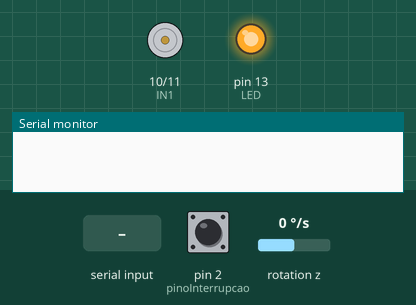
This sketch was run on a simulated Arduino Uno, built with avr-gcc and run on an emulated ATmega328P. Parts: motor-driver pin pairs drawn as motors (green arrow = first pin HIGH = forward, orange = second pin HIGH = backward, longer = more drive), output pins drawn as LEDs (lit = HIGH), the last lines printed to the serial monitor. Wiring (inferred from the names in the program): MPU-6050 motion sensor at I2C address 0x68. The test bench sets the inputs (shaded band); at power-on: rotation z 0 °/s, pin 2 (pinoInterrupcao) LOW.

Above: at 1.2 s.
1.3 s: "1\n" received over Serial
At 2.0 s:
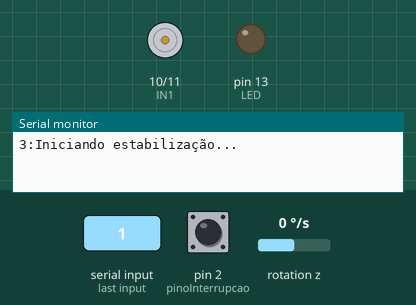
2.8 s: rotation z set to -4 °/s
At 3.92 s:
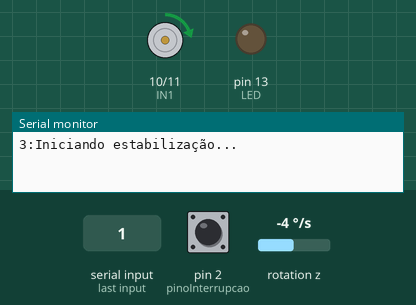
5.8 s: "3\n" received over Serial
At 7.2 s:
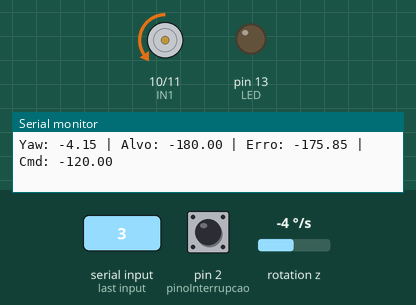
7.8 s: rotation z set to -192 °/s
At 9.4 s:
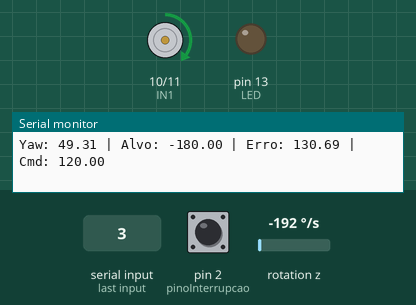
10.8 s: "1\n" received over Serial
At 11.6 s:
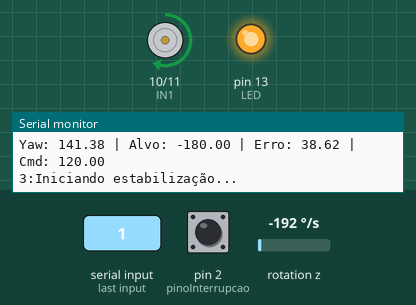
12.5 s: rotation z set to 100 °/s
Timing chart, 0 to 15.6 s (numbered marks = the images above; inputs shaded):
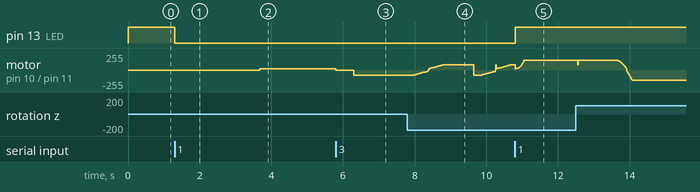

Measured:
- after the input at 1.3 s, pin 13 (LED): HIGH → LOW at once
- after the input at 2.8 s, motor on pin 10 (IN1) / pin 11 (IN2): stopped → forward 20/255 after 0.87 s, → forward 21/255 0.50 s later, → forward 22/255 1.3 s later
- after the input at 5.8 s, motor on pin 10 (IN1) / pin 11 (IN2): forward 22/255 → stopped at once, → backward 80/255 0.50 s later
- after the input at 10.8 s, pin 13 (LED): LOW → HIGH at once

The sketch:

controleDeAtitudeIaraSat_-_Placa.ino
```cpp
// ===========================================
// --- Controle de Atitude ---
// ===========================================
// Define o modo de controle (pode ser usado para alternar entre diferentes algoritmos)
#define CONTROLLERMODE 0
#define SERIAL_DEBUG_ENABLE 1

#define LED 13

double anguloOffset = 0;          // Ângulo adicional a ser adicionado após encontrar a luz
bool luzEncontrada = false;       // Flag indicando se já encontrou a luz
double anguloLuzEncontrada = 0;   // Ângulo onde a luz foi encontrada
bool executandoOffset = false;    // Flag indicando se está executando o movimento para o offset


// --- ESTADOS DO SISTEMA (Máquina de Estados) ---
enum MODOSistema
{
  MODOPARADO,          // O motor de reação está desligado
  MODOESTABILIZAR,     // Modo de controle de velocidade angular (cancelamento de giro)
  MODOORIENTARLUZ,    // Modo de busca e travamento na fonte de luz (LDR)
  MODOORIENTADOIS,
  BUSCAAZIMUTH
};

// Variável que armazena o estado atual de operação do satélite
MODOSistema modoAtual = MODOPARADO;

//Variável para Azimuth
double total = 0;
const int numReadings = 8;
double readings[numReadings];
int readIndex = 0;

//Variáveis de orientação para luz
bool orientado = false;
int ValorFixoVermelho, ValorFixoAzul;
int leitura = 0;
int leitura2 = 0;
int menorLuz = 0;
int anguloMaisClaro = 0;
int controle = 0;
double anguloDesejado = 0;
int alvo = 0;

// ===========================================
// ------- PINS DO HARDWARE -------
// ===========================================
#define IN1 10            // Pino de controle 1 do driver de motor (PWM)
#define IN2 11            // Pino de controle 2 do driver de motor (PWM)
#define LDRVERMELHO A0  // Sensor LDR 0 (Analog 0), Direita
#define LDRAZUL A1      // Sensor LDR 1 (Analog 1), Esquerda
#define SWANT1 7 // Switch de antena 1
#define SWANT2 8 // Switch
#define ANTIN1 9 // IN1 da Antena
#define ANTIN2 6 // IN2 da Antena
// ------------------------------

// ===========================================
// ----- Motor de Reação -----
// ===========================================
// Velocidade angular alvo para a roda de reação (usado no controle)
double velocidadeAlvo = 0;
// Fator de microstepping do driver (influencia no cálculo de velocidade)
#define MICROSTEPPING 4
// Velocidade angular máxima base da roda em passos/segundo (15 RPS * 4 microsteps)
#define VELOCIDADEMAXIMA (15 * MICROSTEPPING)
// ------------------------------------

// ===========================================
// ----- TACÔMETRO (Medidor de RPM) -----
// ===========================================
// Velocidade angular atual da roda de reação em RPS (Revoluções por Segundo)
double velocidadeAtual = 0;
// Variável volátil para contar os pulsos do tacômetro (interrupt)
volatile int contagemPulsos;
// Variável para controle de tempo da ldr1 do tacômetro
unsigned long tempoAnteriorTaco;
// Número de pulsos do encoder a cada volta completa do motor
unsigned int pulsosPorVolta = 6;
// Pino digital configurado como interrupção para o tacômetro
const byte pinoInterrupcao = 2;
// ------------------------------------

// ===========================================
// ------ MPU6050 (Giroscópio e Acelerômetro) -----
// ===========================================
#include <Wire.h>
// Endereço I2C do módulo MPU6050
#define ENDERECOMPU 0x68
// Offset de calibração para corrigir o erro do giroscópio (drift)
double erro = 0;
#define CALIBRATION_MEASUREMENTS_COUNT 200
// Ângulo de rotação acumulado (integrado do giroscópio)
double alfaSat = 0;
// Velocidade angular lida pelo giroscópio
double omegaSat = 0;
// -----------------------------------------

// ===========================================
// Variáveis para Controle de Estabilização Otimizado
// ===========================================
// Velocidade atual da roda de reação (Flywheel) em passos/s
double velocidadeAtualRoda = 0;
// Velocidade da roda no momento em que o satélite atingiu o equilíbrio
double velocidadeEquilibrio = 0;
// Flag que indica se o satélite está em estado de equilíbrio (baixa velocidade angular)
bool equilibrado = false;
// Tolerância (em °/s) para considerar o satélite "parado" ou "equilibrado"
const double zonaMorta = 1.5;
// Ganho de correção aplicado quando o satélite gira muito rápido
const double ganhoRapido = 0.03;
// Ganho de correção aplicado quando o satélite gira lentamente
const double ganhoLento = 0.01;
// Aceleração máxima permitida para a roda de reação
const double aceleracaoMaxima = 0.08;
// ------------------------------------------

// ===========================================
// ------ VARIÁVEIS DE TEMPO E FILTRO ------
// ===========================================
// Variáveis de tempo para o loop principal e cálculo de dt
long tempoAtual, tempoAnterior, tempoInicio;
// Tamanho do filtro de média móvel
const int numldr1s = 8;
// Array para armazenar as últimas ldr1s de velocidade angular (giroscópio)
double ldr1s[numldr1s];
// Índice atual para a ldr1 no array (circular buffer)
int indiceldr1 = 0;
// Soma acumulada das ldr1s para a média
double somaldr1s = 0;
// Média móvel resultante da velocidade angular
double mediaMovel = 0;
//Booleana para saber se achou fonte luminosa
bool achouLuz = false;
// -----------------------------------------

// ===========================================
// --- Constantes de Controle de Orientação ---
// ===========================================
#define TOLERANCIA 50     // pode ajustar entre 100–150 se quiser
#define MINIMOLDR 10
#define VELOCIDADEMAX 150

// Variáveis globais de referência de luz
double referenciaLuz = 0;   // ângulo salvo quando a luz é encontrada
bool luzTravada = false;    // indica se já definiu o zero da luz

// ===========================================
// --- FUNÇÕES ---
// ===========================================

// Função de interrupção: incrementa o contador de pulsos do tacômetro
void contarPulso()
{
  contagemPulsos++;
}

// Realiza a ldr1 do valor RAW do giroscópio (eixo Z)
int16_t readMPU()
{
  // Envia o endereço do registrador (0x47) para ldr1 do Gyro Z High
  Wire.beginTransmission(ENDERECOMPU);
  Wire.write(0x47);
  Wire.endTransmission(false);
  // Solicita 2 bytes (Gyro Z High e Low)
  Wire.requestFrom(ENDERECOMPU, 2, true);
  // Combina os 2 bytes e retorna o valor RAW
  return Wire.read() << 8 | Wire.read();
}

// Função de inicialização
void setup()
{
  Serial.begin(115200);
  // Configura o pino do tacômetro como entrada
  pinMode(pinoInterrupcao, INPUT);

  // Configuração do MPU
  Wire.begin();
  // Acorda o MPU (registrador Power Management 1)
  Wire.beginTransmission(ENDERECOMPU);
  Wire.write(0x6B);
  Wire.write(0);
  Wire.endTransmission(true);
  // Configura a escala do giroscópio para +/- 1000 °/s (registrador Gyro Config, 0x1B)
  Wire.beginTransmission(ENDERECOMPU);
  Wire.write(0x1B);
  Wire.write(0x10); // 0x10 = FS_SEL=2 (+/- 1000 °/s)
  Wire.endTransmission(true);

  // Configura e acende o LED de status
  pinMode(LED, OUTPUT);
  digitalWrite(LED, 1);

  // Inicializa as variáveis de tempo globais
  tempoAtual = millis();
  // Garante que dt não seja gigante no início
  tempoAnterior = tempoAtual;
  tempoInicio = tempoAtual;

  // Anexa a interrupção ao pino do tacômetro (chamará contarPulso em borda de subida)
  attachInterrupt(digitalPinToInterrupt(pinoInterrupcao), contarPulso, RISING);
  contagemPulsos = 0;
  tempoAnteriorTaco = 0;

  // Configura os pinos de controle do motor como saída e desliga o motor
  pinMode(IN1, OUTPUT);
  pinMode(IN2, OUTPUT);
  digitalWrite(IN1, LOW);
  digitalWrite(IN2, LOW);
}

// Função principal do programa, executada repetidamente
void loop()
{

  // === Comunicação Serial (Recebimento de Comandos) ===
  if (Serial.available() > 0)
  {
    String comando = Serial.readStringUntil('\n');
    comando.trim();

    if (comando == "1")
    {
      Serial.print("3");
      Serial.print(":");
      Serial.println("Iniciando estabilização...");
      modoAtual = MODOESTABILIZAR;
    }
    else if (comando == "2")
    {
      Serial.print("3");
      Serial.print(":");
      Serial.println("Teste de busca iniciado...");
      modoAtual = BUSCAAZIMUTH;
    }
    else if (comando == "3")
    {
      Serial.print("3");
      Serial.print(":");
      Serial.println("Orientando pela luz...");
      modoAtual = MODOORIENTARLUZ;
    }
    else if (comando == "5")
    {
      Serial.print("3");
      Serial.print(":");
      Serial.println("Motores desligados. Sistema parado.");
      // Desliga a alimentação do motor
      digitalWrite(IN1, LOW);
      digitalWrite(IN2, LOW);
      modoAtual = MODOPARADO;
    }
    else if(comando == "6")
    {
      Serial.println("Abrindo Painel Solares");
    }

    else if(comando == "7")
    {
      Serial.print("3");
      Serial.print(":");
      Serial.println("Abrindo Antena");
      digitalWrite(5, HIGH);
      digitalWrite(3, LOW);
      delay(1000);
      digitalWrite(5,LOW);
      digitalWrite(3,LOW);

    }

    else
    {
      Serial.println("Comando inválido!");
    }
  }
  // === Execução dos modos (Máquina de Estados) ===
  switch (modoAtual) {
    case MODOPARADO:
      // Não faz nada no loop, o motor já está desligado
      break;

    case MODOESTABILIZAR:
      // Chama a função principal de controle de estabilização
      estabilizar();
      break;

    case MODOORIENTARLUZ:
      orientarLuz();
      break;

    case BUSCAAZIMUTH:
      break;
  }
}

// Função que controla a velocidade e o sentido do Motor de Corrente Contínua
void defineVelocidade(double velocidadeAlvo)
{
  // Limite mínimo de PWM para que o motor comece a girar
  int pwmMin = 20;
  // Limite máximo de PWM (o motor não precisa de 255 para máxima performance aqui)
  int pwmMax = 150;

  // Variável para armazenar o valor de PWM calculado
  int valorPwm;
  // Relação da velocidade alvo (absoluta) com a velocidade máxima de referência (60 RPS * 4 microsteps)
  double relacaoVelocidade = fabs(velocidadeAlvo) / (60 * MICROSTEPPING);

  // --- Mapeamento de Curva Não-Linear (Otimizada) ---
  // Mapeia a velocidade para o PWM em seções para melhorar o torque em baixas velocidades
  if (relacaoVelocidade < 0.2)
  {
    // 0% a 20% da velocidade máxima -> mapeia pwmMin (20) a 40
    valorPwm = map(relacaoVelocidade * 100, 0, 20, pwmMin, 40);
  }
  else if (relacaoVelocidade < 0.5)
  {
    // 20% a 50% da velocidade máxima -> mapeia 40 a 80
    valorPwm = map(relacaoVelocidade * 100, 20, 50, 40, 80);
  }
  else
  {
    // 50% a 100% da velocidade máxima -> mapeia 80 a pwmMax (150)
    valorPwm = map(relacaoVelocidade * 100, 50, 100, 80, pwmMax);
  }

  // Garante que o valorPwm esteja dentro dos limites definidos
  valorPwm = constrain(valorPwm, pwmMin, pwmMax);

  // Define o sentido e a aplicação do PWM
  if (fabs(velocidadeAlvo) < 1.5)
  {
    // Desliga o motor se a velocidade alvo for muito baixa (parada ou inércia)
    digitalWrite(IN1, LOW);
    digitalWrite(IN2, LOW);
  }
  else if (velocidadeAlvo > 0)
  {
    // Gira em um sentido (IN1 = PWM, IN2 = LOW)
    analogWrite(IN1, valorPwm);
    digitalWrite(IN2, LOW);
  }
  else
  {
    // Gira no sentido oposto (IN1 = LOW, IN2 = PWM)
    digitalWrite(IN1, LOW);
    analogWrite(IN2, valorPwm);
  }
}


// ==== Função responsável por estabilizar o Satélite (cancelar o giro) =====
void estabilizar()
{
  // --- ldr1 do Tacômetro ---
  // Calcula a velocidade do motor a cada 1000 ms (1 segundo)
  if (millis() - tempoAnteriorTaco >= 1000)
  {
    // Desabilita a interrupção para ldr1 segura
    detachInterrupt(0);
    // Calcula a velocidade em RPS (Revoluções por Segundo)
    velocidadeAtual = (60.0 * 1000.0 / pulsosPorVolta) / (double)(millis() - tempoAnteriorTaco) * contagemPulsos;
    // Atualiza o tempo de referência
    tempoAnteriorTaco = millis();
    // Zera o contador de pulsos
    contagemPulsos = 0;
    // Reabilita a interrupção
    attachInterrupt(digitalPinToInterrupt(pinoInterrupcao), contarPulso, RISING);
  }

  // --- Loop de Controle (Executa a cada 10ms) ---
  if (millis() - tempoAtual > 10)
  {
    tempoAnterior = tempoAtual;
    tempoAtual = millis();

    // ldr1 do MPU (converte RAW para °/s)
    omegaSat = ((double)readMPU() - erro) / 32.768;

    // --- FILTRO DE MÉDIA MÓVEL (Rolling Average) ---
    // Subtrai a ldr1 mais antiga da soma
    somaldr1s = somaldr1s - ldr1s[indiceldr1];
    // Adiciona a nova ldr1 ao array
    ldr1s[indiceldr1] = omegaSat;
    // Adiciona a nova ldr1 à soma
    somaldr1s = somaldr1s + ldr1s[indiceldr1];
    // Avança o índice (circular)
    indiceldr1 = indiceldr1 + 1;
    // Reseta o índice se atingir o final do array
    if (indiceldr1 >= numldr1s) indiceldr1 = 0;
    // Calcula a média móvel (velocidade angular filtrada)
    mediaMovel = somaldr1s / numldr1s;

    // *** LIMITE DINÂMICO DE VELOCIDADE DA RODA DE REAÇÃO ***
    // A roda pode acelerar mais se o satélite estiver girando mais rápido
    // dynamicMaxSpeed = (Velocidade Base) * (1 + |Giro do Satélite| / 10)
    double velocidade_maxima_dinamica = VELOCIDADEMAXIMA * (1.0 + fabs(mediaMovel) / 10.0);

    // Limite máximo absoluto para segurança da roda
    const double VELOCIDADE_MAXIMA_ABSOLUTA = 60 * MICROSTEPPING; // Ex: 60 RPS
    if (velocidade_maxima_dinamica > VELOCIDADE_MAXIMA_ABSOLUTA)
    {
      velocidade_maxima_dinamica = VELOCIDADE_MAXIMA_ABSOLUTA;
    }

    // --- ALGORITMO DE CONTROLE DE ESTABILIZAÇÃO ---
    double correcao = 0;

    if (!equilibrado) { // Modo de Desaceleração Rápida
      if (fabs(mediaMovel) > zonaMorta)
      {
        // Cálculo do Ganho Adaptativo (aumenta com a velocidade angular do satélite)
        double fator_velocidade = 1.0 + (fabs(mediaMovel) / 20.0);
        // Usa ganho rápido para giros fortes e ganho lento para giros leves
        double ganho_adaptativo = (fabs(mediaMovel) > 5.0) ? ganhoRapido : ganhoLento;
        // Calcula a correção (sentido oposto ao giro do satélite)
        correcao = mediaMovel * -ganho_adaptativo * fator_velocidade;
        // LED ligado: satélite não estabilizado
        digitalWrite(LED, 1);
      }
      else
      {
        // Entra no estado de equilíbrio
        equilibrado = true;
        velocidadeEquilibrio = velocidadeAtualRoda;
        // LED desligado: satélite estabilizado
        digitalWrite(LED, 0);
      }

      // --- Suavização da Correção (Limitador de Aceleração/Jerk) ---
      static double ultimaCorrecao = 0;
      // Define o limite máximo de mudança na correção
      double mudancaMaxima = aceleracaoMaxima * (1.0 + fabs(mediaMovel) / 15.0);

      // Limita a variação da correção para evitar picos
      if (fabs(correcao - ultimaCorrecao) > mudancaMaxima)
      {
        if (correcao > ultimaCorrecao)
        {
          correcao = ultimaCorrecao + mudancaMaxima;
        }
        else
        {
          correcao = ultimaCorrecao - mudancaMaxima;
        }
      }
      ultimaCorrecao = correcao;

      // Aplica a correção à velocidade da roda de reação
      velocidadeAtualRoda += correcao;

    }
    else
    { // Modo Equilibrado (Apenas mantém a velocidade base)
      // Mantém a velocidade da roda na velocidade registrada no equilíbrio
      velocidadeAtualRoda = velocidadeEquilibrio;

      // Ajuste fino: Se houver pequeno desvio, faz uma micro-correção
      if (fabs(mediaMovel) > zonaMorta * 1.5)
      {
        double correcao_fina = mediaMovel * -0.005;
        velocidadeAtualRoda += correcao_fina;
        velocidadeEquilibrio = velocidadeAtualRoda; // Atualiza a velocidade base
      }

      // Se o desequilíbrio for muito grande, retorna ao modo de Desaceleração Rápida
      if (fabs(mediaMovel) > zonaMorta * 4)
      {
        equilibrado = false;
        digitalWrite(LED, 1);
      }
    }

    // *** APLICA LIMITE DINÂMICO À VELOCIDADE FINAL DA RODA ***
    if (velocidadeAtualRoda > velocidade_maxima_dinamica) velocidadeAtualRoda = velocidade_maxima_dinamica;
    else if (velocidadeAtualRoda < -velocidade_maxima_dinamica) velocidadeAtualRoda = -velocidade_maxima_dinamica;

    // Define a velocidade alvo do motor
    velocidadeAlvo = velocidadeAtualRoda;

    // Aplica a velocidade ao motor DC
    defineVelocidade(velocidadeAlvo);

    // --- Debug Serial ---
    /*if (SERIALDEBUGENABLE == 1)
    {
      Serial.print("MPU (Filtro): ");
      Serial.print(mediaMovel, 1);
      Serial.print("°/s | Vel Roda: ");
      Serial.print(velocidadeAlvo, 1);
      Serial.print("/");
      Serial.print(velocidade_maxima_dinamica, 0);
      Serial.print(" | Eq: ");
      Serial.print(equilibrado ? "S" : "N");
      Serial.print(" | Ganho: ");
      Serial.print((fabs(mediaMovel) > 5.0) ? "RÁPIDO" : "LENTO");
      Serial.println();
    }*/
  }

}

int girar360() {
  anguloatual();
  int angulobase = alfaSat;
  int anguloatual_val = alfaSat;
  menorLuz = 0; // Reset para nova busca

  defineVelocidade(80); // Velocidade reduzida para busca mais precisa

  unsigned long inicioBusca = millis();
  const unsigned long tempoMaximoBusca = 30000; // 30 segundos máximo

  while((abs(normaliza360(anguloatual_val) - normaliza360(angulobase)) > 30) &&
        (millis() - inicioBusca < tempoMaximoBusca)) {
    alvo = mirarluz();
    anguloatual_val = alfaSat;

    if(SERIAL_DEBUG_ENABLE) {
      Serial.print("Diferença angular: ");
      Serial.println(abs(normaliza360(anguloatual_val) - normaliza360(angulobase)));
    }

    delay(50);
  }

  defineVelocidade(0);
  delay(500); // Pequena pausa antes de estabilizar

  if(SERIAL_DEBUG_ENABLE) {
    Serial.print("Ângulo mais claro encontrado: ");
    Serial.println(alvo);
  }

  return alvo;
}

void calibrateMPU() {
  erro = 0;
  for (int i = 0; i < CALIBRATION_MEASUREMENTS_COUNT; i++) {
    erro += readMPU();
    delay(20);
  }
  erro = erro / (double)CALIBRATION_MEASUREMENTS_COUNT;
}

int mirarluz() {
  anguloatual();
  int ldr1 = analogRead(LDRAZUL);
  int ldr0 = analogRead(LDRVERMELHO);

  if (abs(ldr1 - ldr0) < TOLERANCIA) {
    int mediaLuz = (ldr1 + ldr0) / 2;
    if (mediaLuz > menorLuz) {
      anguloMaisClaro = alfaSat;
      menorLuz = mediaLuz;
    }
  }

  delay(100); // Reduzido para melhor responsividade
  return anguloMaisClaro;
}

double normaliza360(double angulo) {
  angulo = fmod(angulo, 360);
  if (angulo < 0) angulo += 360;
  return angulo;
}


void anguloatual() {
  if (millis() - tempoAnterior >= 10) { // >= para garantir execução exata
    tempoAtual = tempoAnterior;
    tempoAnterior = millis();
    double deltaT = (tempoAnterior - tempoAtual) / 1000.0;

    // Medida do giroscópio
    omegaSat = ((double)readMPU() - erro) / 32.768;
    omegaSat += 1.057; // Correção da média

    // Filtro mais suave para o giroscópio
    if (fabs(omegaSat) > 0.08) { // Limite reduzido
      alfaSat += (omegaSat * deltaT);
    }

    // Normaliza ângulo entre -180 e 180
    while (alfaSat <= -180) alfaSat += 360;
    while (alfaSat > 180) alfaSat -= 360;

    // Filtro de média móvel
    total -= readings[readIndex];
    readings[readIndex] = omegaSat;
    total += readings[readIndex];
    readIndex = (readIndex + 1) % numReadings;
    mediaMovel = total / numReadings;
  }
}


void irParaAngulo(double anguloAlvo) {
  anguloatual();

  double erro = anguloAlvo - alfaSat;
  while (erro > 180) erro -= 360;
  while (erro < -180) erro += 360;

  // Controle PID simplificado
  double Kp_pos = 1.5;    // Reduzido para menos oscilação
  double Kd_pos = 0.3;
  double Kd_vel = 0.5;

  double comando = Kp_pos * erro;

  static double erroAnterior = 0;
  double derivadaErro = erro - erroAnterior;
  erroAnterior = erro;
  comando += Kd_pos * derivadaErro;

  comando -= Kd_vel * omegaSat;

  // Saturação mais conservadora
  comando = constrain(comando, -120, 120);

  // Condição de parada mais rigorosa
  if (fabs(erro) < 3.0 && fabs(omegaSat) < 1.0) {
    defineVelocidade(0);
    estabilizar();
    if(SERIAL_DEBUG_ENABLE) {
      Serial.println("Alvo atingido e estabilizado.");
    }
  } else {
    defineVelocidade(comando);
  }

  if(SERIAL_DEBUG_ENABLE) {
    Serial.print("Yaw: ");
    Serial.print(alfaSat);
    Serial.print(" | Alvo: ");
    Serial.print(anguloAlvo);
    Serial.print(" | Erro: ");
    Serial.print(erro);
    Serial.print(" | Cmd: ");
    Serial.println(comando);
  }
}


void orientarLuz()
{

  anguloatual();
  if (!orientado)
  {
    anguloDesejado = girar360() - 180;
    orientado = true;
  }
  irParaAngulo(anguloDesejado);
}
```
